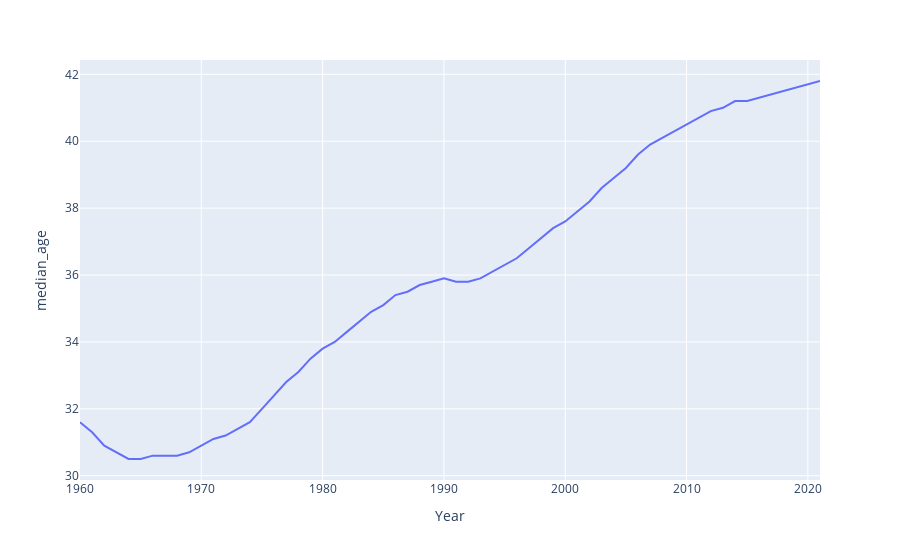

Source (notebook cell):
### Code cell
px.line(test, x='Year', y='median_age')

### Figure 1 — Plotly figure (JSON) as saved in the notebook; plotly's stock layout.template omitted (floating-point values rounded to 4 significant figures)
{"data": [{"hovertemplate": "Year=%{x}<br>median_age=%{y}<extra></extra>", "legendgroup": "", "line": {"color": "#636efa", "dash": "solid"}, "marker": {"symbol": "circle"}, "mode": "lines", "name": "", "orientation": "v", "showlegend": false, "type": "scatter", "x": [1960, 1961, 1962, 1963, 1964, 1965, 1966, 1967, 1968, 1969, 1970, 1971, 1972, 1973, 1974, 1975, 1976, 1977, 1978, 1979, 1980, 1981, 1982, 1983, 1984, 1985, 1986, 1987, 1988, 1989, 1990, 1991, 1992, 1993, 1994, 1995, 1996, 1997, 1998, 1999, 2000, 2001, 2002, 2003, 2004, 2005, 2006, 2007, 2008, 2009, 2010, 2011, 2012, 2013, 2014, 2015, 2016, 2017, 2018, 2019, 2020, 2021], "xaxis": "x", "y": [31.6, 31.3, 30.9, 30.7, 30.5, 30.5, 30.6, 30.6, 30.6, 30.7, 30.9, 31.1, 31.2, 31.4, 31.6, 32, 32.4, 32.8, 33.1, 33.5, 33.8, 34, 34.3, 34.6, 34.9, 35.1, 35.4, 35.5, 35.7, 35.8, 35.9, 35.8, 35.8, 35.9, 36.1, 36.3, 36.5, 36.8, 37.1, 37.4, 37.6, 37.9, 38.2, 38.6, 38.9, 39.2, 39.6, 39.9, 40.1, 40.3, 40.5, 40.7, 40.9, 41, 41.2, 41.2, 41.3, 41.4, 41.5, 41.6, 41.7, 41.8], "yaxis": "y"}], "layout": {"legend": {"tracegroupgap": 0}, "margin": {"t": 60}, "xaxis": {"anchor": "y", "domain": [0, 1], "title": {"text": "Year"}}, "yaxis": {"anchor": "x", "domain": [0, 1], "title": {"text": "median_age"}}}}
